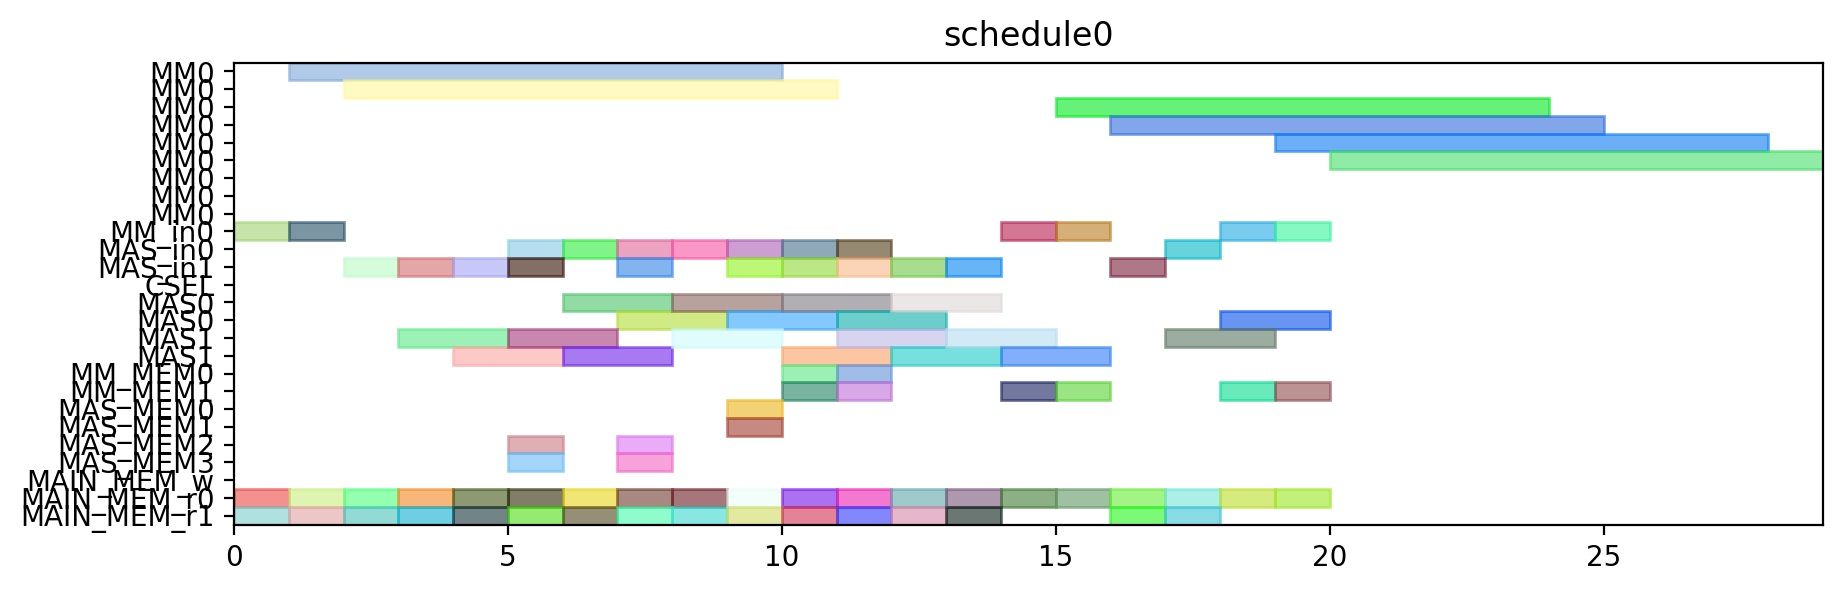

The script that drew this image:
from pyschedule import Scenario, solvers, plotters, alt


def solve():
	horizon = 120
	S = Scenario("schedule0", horizon=horizon)

	# resource
	MM = S.Resources('MM', num=1, size=9)
	MM_in = S.Resources('MM_in', num=1)
	MAS_in = S.Resources('MAS_in', num=2)
	CSEL = S.Resource('CSEL')
	MAS = S.Resources('MAS', num=2, size=2, periods=range(1, horizon))
	MM_MEM = S.Resources('MM_MEM', num=2)
	MAS_MEM = S.Resources('MAS_MEM', num=4)
	MAIN_MEM_w = S.Resource('MAIN_MEM_w', size=1)
	MAIN_MEM_r = S.Resources('MAIN_MEM_r', num=2)

	# result of previous scheduling

	# new tasks
	c_qinv_denom_inv0 = S.Task('c_qinv_denom_inv0', length=9, delay_cost=1)
	c_qinv_denom_inv0 += alt(MM)
	c_qinv_denom_inv0_in = S.Task('c_qinv_denom_inv0_in', length=1, delay_cost=1)
	c_qinv_denom_inv0_in += alt(MM_in)
	S += c_qinv_denom_inv0_in*MM_in[0]<=c_qinv_denom_inv0*MM[0]
	c_qinv_denom_inv0_mem0 = S.Task('c_qinv_denom_inv0_mem0', length=1, delay_cost=1)
	c_qinv_denom_inv0_mem0 += MAIN_MEM_r[0]
	S += c_qinv_denom_inv0_mem0 <= c_qinv_denom_inv0

	c_qinv_denom_inv0_mem1 = S.Task('c_qinv_denom_inv0_mem1', length=1, delay_cost=1)
	c_qinv_denom_inv0_mem1 += MAIN_MEM_r[1]
	S += c_qinv_denom_inv0_mem1 <= c_qinv_denom_inv0

	c_qinv_denom_inv1_ = S.Task('c_qinv_denom_inv1_', length=9, delay_cost=1)
	c_qinv_denom_inv1_ += alt(MM)
	c_qinv_denom_inv1__in = S.Task('c_qinv_denom_inv1__in', length=1, delay_cost=1)
	c_qinv_denom_inv1__in += alt(MM_in)
	S += c_qinv_denom_inv1__in*MM_in[0]<=c_qinv_denom_inv1_*MM[0]
	c_qinv_denom_inv1__mem0 = S.Task('c_qinv_denom_inv1__mem0', length=1, delay_cost=1)
	c_qinv_denom_inv1__mem0 += MAIN_MEM_r[0]
	S += c_qinv_denom_inv1__mem0 <= c_qinv_denom_inv1_

	c_qinv_denom_inv1__mem1 = S.Task('c_qinv_denom_inv1__mem1', length=1, delay_cost=1)
	c_qinv_denom_inv1__mem1 += MAIN_MEM_r[1]
	S += c_qinv_denom_inv1__mem1 <= c_qinv_denom_inv1_

	c_qinv0_t2 = S.Task('c_qinv0_t2', length=2, delay_cost=1)
	c_qinv0_t2 += alt(MAS)
	c_qinv0_t2_in = S.Task('c_qinv0_t2_in', length=1, delay_cost=1)
	c_qinv0_t2_in += alt(MAS_in)
	S += c_qinv0_t2_in*MAS_in[0]<=c_qinv0_t2*MAS[0]

	S += c_qinv0_t2_in*MAS_in[1]<=c_qinv0_t2*MAS[1]

	c_qinv0_t2_mem0 = S.Task('c_qinv0_t2_mem0', length=1, delay_cost=1)
	c_qinv0_t2_mem0 += MAIN_MEM_r[0]
	S += c_qinv0_t2_mem0 <= c_qinv0_t2

	c_qinv0_t2_mem1 = S.Task('c_qinv0_t2_mem1', length=1, delay_cost=1)
	c_qinv0_t2_mem1 += MAIN_MEM_r[1]
	S += c_qinv0_t2_mem1 <= c_qinv0_t2

	c_qinv1__t2 = S.Task('c_qinv1__t2', length=2, delay_cost=1)
	c_qinv1__t2 += alt(MAS)
	c_qinv1__t2_in = S.Task('c_qinv1__t2_in', length=1, delay_cost=1)
	c_qinv1__t2_in += alt(MAS_in)
	S += c_qinv1__t2_in*MAS_in[0]<=c_qinv1__t2*MAS[0]

	S += c_qinv1__t2_in*MAS_in[1]<=c_qinv1__t2*MAS[1]

	c_qinv1__t2_mem0 = S.Task('c_qinv1__t2_mem0', length=1, delay_cost=1)
	c_qinv1__t2_mem0 += MAIN_MEM_r[0]
	S += c_qinv1__t2_mem0 <= c_qinv1__t2

	c_qinv1__t2_mem1 = S.Task('c_qinv1__t2_mem1', length=1, delay_cost=1)
	c_qinv1__t2_mem1 += MAIN_MEM_r[1]
	S += c_qinv1__t2_mem1 <= c_qinv1__t2

	c0_t0_t2 = S.Task('c0_t0_t2', length=2, delay_cost=1)
	c0_t0_t2 += alt(MAS)
	c0_t0_t2_in = S.Task('c0_t0_t2_in', length=1, delay_cost=1)
	c0_t0_t2_in += alt(MAS_in)
	S += c0_t0_t2_in*MAS_in[0]<=c0_t0_t2*MAS[0]

	S += c0_t0_t2_in*MAS_in[1]<=c0_t0_t2*MAS[1]

	c0_t0_t2_mem0 = S.Task('c0_t0_t2_mem0', length=1, delay_cost=1)
	c0_t0_t2_mem0 += MAIN_MEM_r[0]
	S += c0_t0_t2_mem0 <= c0_t0_t2

	c0_t0_t2_mem1 = S.Task('c0_t0_t2_mem1', length=1, delay_cost=1)
	c0_t0_t2_mem1 += MAIN_MEM_r[1]
	S += c0_t0_t2_mem1 <= c0_t0_t2

	c0_t1_t2 = S.Task('c0_t1_t2', length=2, delay_cost=1)
	c0_t1_t2 += alt(MAS)
	c0_t1_t2_in = S.Task('c0_t1_t2_in', length=1, delay_cost=1)
	c0_t1_t2_in += alt(MAS_in)
	S += c0_t1_t2_in*MAS_in[0]<=c0_t1_t2*MAS[0]

	S += c0_t1_t2_in*MAS_in[1]<=c0_t1_t2*MAS[1]

	c0_t1_t2_mem0 = S.Task('c0_t1_t2_mem0', length=1, delay_cost=1)
	c0_t1_t2_mem0 += MAIN_MEM_r[0]
	S += c0_t1_t2_mem0 <= c0_t1_t2

	c0_t1_t2_mem1 = S.Task('c0_t1_t2_mem1', length=1, delay_cost=1)
	c0_t1_t2_mem1 += MAIN_MEM_r[1]
	S += c0_t1_t2_mem1 <= c0_t1_t2

	c0_t20 = S.Task('c0_t20', length=2, delay_cost=1)
	c0_t20 += alt(MAS)
	c0_t20_in = S.Task('c0_t20_in', length=1, delay_cost=1)
	c0_t20_in += alt(MAS_in)
	S += c0_t20_in*MAS_in[0]<=c0_t20*MAS[0]

	S += c0_t20_in*MAS_in[1]<=c0_t20*MAS[1]

	c0_t20_mem0 = S.Task('c0_t20_mem0', length=1, delay_cost=1)
	c0_t20_mem0 += MAIN_MEM_r[0]
	S += c0_t20_mem0 <= c0_t20

	c0_t20_mem1 = S.Task('c0_t20_mem1', length=1, delay_cost=1)
	c0_t20_mem1 += MAIN_MEM_r[1]
	S += c0_t20_mem1 <= c0_t20

	c0_t21 = S.Task('c0_t21', length=2, delay_cost=1)
	c0_t21 += alt(MAS)
	c0_t21_in = S.Task('c0_t21_in', length=1, delay_cost=1)
	c0_t21_in += alt(MAS_in)
	S += c0_t21_in*MAS_in[0]<=c0_t21*MAS[0]

	S += c0_t21_in*MAS_in[1]<=c0_t21*MAS[1]

	c0_t21_mem0 = S.Task('c0_t21_mem0', length=1, delay_cost=1)
	c0_t21_mem0 += MAIN_MEM_r[0]
	S += c0_t21_mem0 <= c0_t21

	c0_t21_mem1 = S.Task('c0_t21_mem1', length=1, delay_cost=1)
	c0_t21_mem1 += MAIN_MEM_r[1]
	S += c0_t21_mem1 <= c0_t21

	c1_t0_t2 = S.Task('c1_t0_t2', length=2, delay_cost=1)
	c1_t0_t2 += alt(MAS)
	c1_t0_t2_in = S.Task('c1_t0_t2_in', length=1, delay_cost=1)
	c1_t0_t2_in += alt(MAS_in)
	S += c1_t0_t2_in*MAS_in[0]<=c1_t0_t2*MAS[0]

	S += c1_t0_t2_in*MAS_in[1]<=c1_t0_t2*MAS[1]

	c1_t0_t2_mem0 = S.Task('c1_t0_t2_mem0', length=1, delay_cost=1)
	c1_t0_t2_mem0 += MAIN_MEM_r[0]
	S += c1_t0_t2_mem0 <= c1_t0_t2

	c1_t0_t2_mem1 = S.Task('c1_t0_t2_mem1', length=1, delay_cost=1)
	c1_t0_t2_mem1 += MAIN_MEM_r[1]
	S += c1_t0_t2_mem1 <= c1_t0_t2

	c1_t1_t2 = S.Task('c1_t1_t2', length=2, delay_cost=1)
	c1_t1_t2 += alt(MAS)
	c1_t1_t2_in = S.Task('c1_t1_t2_in', length=1, delay_cost=1)
	c1_t1_t2_in += alt(MAS_in)
	S += c1_t1_t2_in*MAS_in[0]<=c1_t1_t2*MAS[0]

	S += c1_t1_t2_in*MAS_in[1]<=c1_t1_t2*MAS[1]

	c1_t1_t2_mem0 = S.Task('c1_t1_t2_mem0', length=1, delay_cost=1)
	c1_t1_t2_mem0 += MAIN_MEM_r[0]
	S += c1_t1_t2_mem0 <= c1_t1_t2

	c1_t1_t2_mem1 = S.Task('c1_t1_t2_mem1', length=1, delay_cost=1)
	c1_t1_t2_mem1 += MAIN_MEM_r[1]
	S += c1_t1_t2_mem1 <= c1_t1_t2

	c1_t20 = S.Task('c1_t20', length=2, delay_cost=1)
	c1_t20 += alt(MAS)
	c1_t20_in = S.Task('c1_t20_in', length=1, delay_cost=1)
	c1_t20_in += alt(MAS_in)
	S += c1_t20_in*MAS_in[0]<=c1_t20*MAS[0]

	S += c1_t20_in*MAS_in[1]<=c1_t20*MAS[1]

	c1_t20_mem0 = S.Task('c1_t20_mem0', length=1, delay_cost=1)
	c1_t20_mem0 += MAIN_MEM_r[0]
	S += c1_t20_mem0 <= c1_t20

	c1_t20_mem1 = S.Task('c1_t20_mem1', length=1, delay_cost=1)
	c1_t20_mem1 += MAIN_MEM_r[1]
	S += c1_t20_mem1 <= c1_t20

	c1_t21 = S.Task('c1_t21', length=2, delay_cost=1)
	c1_t21 += alt(MAS)
	c1_t21_in = S.Task('c1_t21_in', length=1, delay_cost=1)
	c1_t21_in += alt(MAS_in)
	S += c1_t21_in*MAS_in[0]<=c1_t21*MAS[0]

	S += c1_t21_in*MAS_in[1]<=c1_t21*MAS[1]

	c1_t21_mem0 = S.Task('c1_t21_mem0', length=1, delay_cost=1)
	c1_t21_mem0 += MAIN_MEM_r[0]
	S += c1_t21_mem0 <= c1_t21

	c1_t21_mem1 = S.Task('c1_t21_mem1', length=1, delay_cost=1)
	c1_t21_mem1 += MAIN_MEM_r[1]
	S += c1_t21_mem1 <= c1_t21

	c2_t0_t2 = S.Task('c2_t0_t2', length=2, delay_cost=1)
	c2_t0_t2 += alt(MAS)
	c2_t0_t2_in = S.Task('c2_t0_t2_in', length=1, delay_cost=1)
	c2_t0_t2_in += alt(MAS_in)
	S += c2_t0_t2_in*MAS_in[0]<=c2_t0_t2*MAS[0]

	S += c2_t0_t2_in*MAS_in[1]<=c2_t0_t2*MAS[1]

	c2_t0_t2_mem0 = S.Task('c2_t0_t2_mem0', length=1, delay_cost=1)
	c2_t0_t2_mem0 += MAIN_MEM_r[0]
	S += c2_t0_t2_mem0 <= c2_t0_t2

	c2_t0_t2_mem1 = S.Task('c2_t0_t2_mem1', length=1, delay_cost=1)
	c2_t0_t2_mem1 += MAIN_MEM_r[1]
	S += c2_t0_t2_mem1 <= c2_t0_t2

	c2_t1_t2 = S.Task('c2_t1_t2', length=2, delay_cost=1)
	c2_t1_t2 += alt(MAS)
	c2_t1_t2_in = S.Task('c2_t1_t2_in', length=1, delay_cost=1)
	c2_t1_t2_in += alt(MAS_in)
	S += c2_t1_t2_in*MAS_in[0]<=c2_t1_t2*MAS[0]

	S += c2_t1_t2_in*MAS_in[1]<=c2_t1_t2*MAS[1]

	c2_t1_t2_mem0 = S.Task('c2_t1_t2_mem0', length=1, delay_cost=1)
	c2_t1_t2_mem0 += MAIN_MEM_r[0]
	S += c2_t1_t2_mem0 <= c2_t1_t2

	c2_t1_t2_mem1 = S.Task('c2_t1_t2_mem1', length=1, delay_cost=1)
	c2_t1_t2_mem1 += MAIN_MEM_r[1]
	S += c2_t1_t2_mem1 <= c2_t1_t2

	c2_t20 = S.Task('c2_t20', length=2, delay_cost=1)
	c2_t20 += alt(MAS)
	c2_t20_in = S.Task('c2_t20_in', length=1, delay_cost=1)
	c2_t20_in += alt(MAS_in)
	S += c2_t20_in*MAS_in[0]<=c2_t20*MAS[0]

	S += c2_t20_in*MAS_in[1]<=c2_t20*MAS[1]

	c2_t20_mem0 = S.Task('c2_t20_mem0', length=1, delay_cost=1)
	c2_t20_mem0 += MAIN_MEM_r[0]
	S += c2_t20_mem0 <= c2_t20

	c2_t20_mem1 = S.Task('c2_t20_mem1', length=1, delay_cost=1)
	c2_t20_mem1 += MAIN_MEM_r[1]
	S += c2_t20_mem1 <= c2_t20

	c2_t21 = S.Task('c2_t21', length=2, delay_cost=1)
	c2_t21 += alt(MAS)
	c2_t21_in = S.Task('c2_t21_in', length=1, delay_cost=1)
	c2_t21_in += alt(MAS_in)
	S += c2_t21_in*MAS_in[0]<=c2_t21*MAS[0]

	S += c2_t21_in*MAS_in[1]<=c2_t21*MAS[1]

	c2_t21_mem0 = S.Task('c2_t21_mem0', length=1, delay_cost=1)
	c2_t21_mem0 += MAIN_MEM_r[0]
	S += c2_t21_mem0 <= c2_t21

	c2_t21_mem1 = S.Task('c2_t21_mem1', length=1, delay_cost=1)
	c2_t21_mem1 += MAIN_MEM_r[1]
	S += c2_t21_mem1 <= c2_t21

	c_qinv0_t0 = S.Task('c_qinv0_t0', length=9, delay_cost=1)
	c_qinv0_t0 += alt(MM)
	c_qinv0_t0_in = S.Task('c_qinv0_t0_in', length=1, delay_cost=1)
	c_qinv0_t0_in += alt(MM_in)
	S += c_qinv0_t0_in*MM_in[0]<=c_qinv0_t0*MM[0]
	c_qinv0_t0_mem0 = S.Task('c_qinv0_t0_mem0', length=1, delay_cost=1)
	c_qinv0_t0_mem0 += MAIN_MEM_r[0]
	S += c_qinv0_t0_mem0 <= c_qinv0_t0

	c_qinv0_t0_mem1 = S.Task('c_qinv0_t0_mem1', length=1, delay_cost=1)
	c_qinv0_t0_mem1 += alt(MM_MEM)
	S += (c_qinv_denom_inv0*MM[0])-1 < c_qinv0_t0_mem1*MM_MEM[1]
	S += c_qinv0_t0_mem1 <= c_qinv0_t0

	c_qinv0_t1 = S.Task('c_qinv0_t1', length=9, delay_cost=1)
	c_qinv0_t1 += alt(MM)
	c_qinv0_t1_in = S.Task('c_qinv0_t1_in', length=1, delay_cost=1)
	c_qinv0_t1_in += alt(MM_in)
	S += c_qinv0_t1_in*MM_in[0]<=c_qinv0_t1*MM[0]
	c_qinv0_t1_mem0 = S.Task('c_qinv0_t1_mem0', length=1, delay_cost=1)
	c_qinv0_t1_mem0 += MAIN_MEM_r[0]
	S += c_qinv0_t1_mem0 <= c_qinv0_t1

	c_qinv0_t1_mem1 = S.Task('c_qinv0_t1_mem1', length=1, delay_cost=1)
	c_qinv0_t1_mem1 += alt(MM_MEM)
	S += (c_qinv_denom_inv1_*MM[0])-1 < c_qinv0_t1_mem1*MM_MEM[1]
	S += c_qinv0_t1_mem1 <= c_qinv0_t1

	c_qinv0_t3 = S.Task('c_qinv0_t3', length=2, delay_cost=1)
	c_qinv0_t3 += alt(MAS)
	c_qinv0_t3_in = S.Task('c_qinv0_t3_in', length=1, delay_cost=1)
	c_qinv0_t3_in += alt(MAS_in)
	S += c_qinv0_t3_in*MAS_in[0]<=c_qinv0_t3*MAS[0]

	S += c_qinv0_t3_in*MAS_in[1]<=c_qinv0_t3*MAS[1]

	c_qinv0_t3_mem0 = S.Task('c_qinv0_t3_mem0', length=1, delay_cost=1)
	c_qinv0_t3_mem0 += alt(MM_MEM)
	S += (c_qinv_denom_inv0*MM[0])-1 < c_qinv0_t3_mem0*MM_MEM[0]
	S += c_qinv0_t3_mem0 <= c_qinv0_t3

	c_qinv0_t3_mem1 = S.Task('c_qinv0_t3_mem1', length=1, delay_cost=1)
	c_qinv0_t3_mem1 += alt(MM_MEM)
	S += (c_qinv_denom_inv1_*MM[0])-1 < c_qinv0_t3_mem1*MM_MEM[1]
	S += c_qinv0_t3_mem1 <= c_qinv0_t3

	c_qinv1__t0 = S.Task('c_qinv1__t0', length=9, delay_cost=1)
	c_qinv1__t0 += alt(MM)
	c_qinv1__t0_in = S.Task('c_qinv1__t0_in', length=1, delay_cost=1)
	c_qinv1__t0_in += alt(MM_in)
	S += c_qinv1__t0_in*MM_in[0]<=c_qinv1__t0*MM[0]
	c_qinv1__t0_mem0 = S.Task('c_qinv1__t0_mem0', length=1, delay_cost=1)
	c_qinv1__t0_mem0 += MAIN_MEM_r[0]
	S += c_qinv1__t0_mem0 <= c_qinv1__t0

	c_qinv1__t0_mem1 = S.Task('c_qinv1__t0_mem1', length=1, delay_cost=1)
	c_qinv1__t0_mem1 += alt(MM_MEM)
	S += (c_qinv_denom_inv0*MM[0])-1 < c_qinv1__t0_mem1*MM_MEM[1]
	S += c_qinv1__t0_mem1 <= c_qinv1__t0

	c_qinv1__t1 = S.Task('c_qinv1__t1', length=9, delay_cost=1)
	c_qinv1__t1 += alt(MM)
	c_qinv1__t1_in = S.Task('c_qinv1__t1_in', length=1, delay_cost=1)
	c_qinv1__t1_in += alt(MM_in)
	S += c_qinv1__t1_in*MM_in[0]<=c_qinv1__t1*MM[0]
	c_qinv1__t1_mem0 = S.Task('c_qinv1__t1_mem0', length=1, delay_cost=1)
	c_qinv1__t1_mem0 += MAIN_MEM_r[0]
	S += c_qinv1__t1_mem0 <= c_qinv1__t1

	c_qinv1__t1_mem1 = S.Task('c_qinv1__t1_mem1', length=1, delay_cost=1)
	c_qinv1__t1_mem1 += alt(MM_MEM)
	S += (c_qinv_denom_inv1_*MM[0])-1 < c_qinv1__t1_mem1*MM_MEM[1]
	S += c_qinv1__t1_mem1 <= c_qinv1__t1

	c_qinv1__t3 = S.Task('c_qinv1__t3', length=2, delay_cost=1)
	c_qinv1__t3 += alt(MAS)
	c_qinv1__t3_in = S.Task('c_qinv1__t3_in', length=1, delay_cost=1)
	c_qinv1__t3_in += alt(MAS_in)
	S += c_qinv1__t3_in*MAS_in[0]<=c_qinv1__t3*MAS[0]

	S += c_qinv1__t3_in*MAS_in[1]<=c_qinv1__t3*MAS[1]

	c_qinv1__t3_mem0 = S.Task('c_qinv1__t3_mem0', length=1, delay_cost=1)
	c_qinv1__t3_mem0 += alt(MM_MEM)
	S += (c_qinv_denom_inv0*MM[0])-1 < c_qinv1__t3_mem0*MM_MEM[0]
	S += c_qinv1__t3_mem0 <= c_qinv1__t3

	c_qinv1__t3_mem1 = S.Task('c_qinv1__t3_mem1', length=1, delay_cost=1)
	c_qinv1__t3_mem1 += alt(MM_MEM)
	S += (c_qinv_denom_inv1_*MM[0])-1 < c_qinv1__t3_mem1*MM_MEM[1]
	S += c_qinv1__t3_mem1 <= c_qinv1__t3

	c0_t4_t2 = S.Task('c0_t4_t2', length=2, delay_cost=1)
	c0_t4_t2 += alt(MAS)
	c0_t4_t2_in = S.Task('c0_t4_t2_in', length=1, delay_cost=1)
	c0_t4_t2_in += alt(MAS_in)
	S += c0_t4_t2_in*MAS_in[0]<=c0_t4_t2*MAS[0]

	S += c0_t4_t2_in*MAS_in[1]<=c0_t4_t2*MAS[1]

	c0_t4_t2_mem0 = S.Task('c0_t4_t2_mem0', length=1, delay_cost=1)
	c0_t4_t2_mem0 += alt(MAS_MEM)
	S += (c0_t20*MAS[0])-1 < c0_t4_t2_mem0*MAS_MEM[0]
	S += (c0_t20*MAS[1])-1 < c0_t4_t2_mem0*MAS_MEM[2]
	S += c0_t4_t2_mem0 <= c0_t4_t2

	c0_t4_t2_mem1 = S.Task('c0_t4_t2_mem1', length=1, delay_cost=1)
	c0_t4_t2_mem1 += alt(MAS_MEM)
	S += (c0_t21*MAS[0])-1 < c0_t4_t2_mem1*MAS_MEM[1]
	S += (c0_t21*MAS[1])-1 < c0_t4_t2_mem1*MAS_MEM[3]
	S += c0_t4_t2_mem1 <= c0_t4_t2

	c1_t4_t2 = S.Task('c1_t4_t2', length=2, delay_cost=1)
	c1_t4_t2 += alt(MAS)
	c1_t4_t2_in = S.Task('c1_t4_t2_in', length=1, delay_cost=1)
	c1_t4_t2_in += alt(MAS_in)
	S += c1_t4_t2_in*MAS_in[0]<=c1_t4_t2*MAS[0]

	S += c1_t4_t2_in*MAS_in[1]<=c1_t4_t2*MAS[1]

	c1_t4_t2_mem0 = S.Task('c1_t4_t2_mem0', length=1, delay_cost=1)
	c1_t4_t2_mem0 += alt(MAS_MEM)
	S += (c1_t20*MAS[0])-1 < c1_t4_t2_mem0*MAS_MEM[0]
	S += (c1_t20*MAS[1])-1 < c1_t4_t2_mem0*MAS_MEM[2]
	S += c1_t4_t2_mem0 <= c1_t4_t2

	c1_t4_t2_mem1 = S.Task('c1_t4_t2_mem1', length=1, delay_cost=1)
	c1_t4_t2_mem1 += alt(MAS_MEM)
	S += (c1_t21*MAS[0])-1 < c1_t4_t2_mem1*MAS_MEM[1]
	S += (c1_t21*MAS[1])-1 < c1_t4_t2_mem1*MAS_MEM[3]
	S += c1_t4_t2_mem1 <= c1_t4_t2

	c2_t4_t2 = S.Task('c2_t4_t2', length=2, delay_cost=1)
	c2_t4_t2 += alt(MAS)
	c2_t4_t2_in = S.Task('c2_t4_t2_in', length=1, delay_cost=1)
	c2_t4_t2_in += alt(MAS_in)
	S += c2_t4_t2_in*MAS_in[0]<=c2_t4_t2*MAS[0]

	S += c2_t4_t2_in*MAS_in[1]<=c2_t4_t2*MAS[1]

	c2_t4_t2_mem0 = S.Task('c2_t4_t2_mem0', length=1, delay_cost=1)
	c2_t4_t2_mem0 += alt(MAS_MEM)
	S += (c2_t20*MAS[0])-1 < c2_t4_t2_mem0*MAS_MEM[0]
	S += (c2_t20*MAS[1])-1 < c2_t4_t2_mem0*MAS_MEM[2]
	S += c2_t4_t2_mem0 <= c2_t4_t2

	c2_t4_t2_mem1 = S.Task('c2_t4_t2_mem1', length=1, delay_cost=1)
	c2_t4_t2_mem1 += alt(MAS_MEM)
	S += (c2_t21*MAS[0])-1 < c2_t4_t2_mem1*MAS_MEM[1]
	S += (c2_t21*MAS[1])-1 < c2_t4_t2_mem1*MAS_MEM[3]
	S += c2_t4_t2_mem1 <= c2_t4_t2

	solvers.mip.solve(S,msg=1,kind='CPLEX',ratio_gap=1.01)

	solution = [['hoge']*len(S.solution()[1]) for i in range(len(S.solution()))]
	for i in range(len(S.solution())):
		for j in range(len(S.solution()[i])):
			solution[i][j]=str(S.solution()[i][j])
	print(solution)

	cycles = int(solution[-1][3])

	pic_file_name = "/mnt/rose/usr1/fukuda/ABE/multiRAM_multiMAS_16mux/scheduling_result/stage9MM1_stage2MAS2/FP12_INV_AFTER_FPINV/schedule0.png"
	if(S.solution() != []):
		plotters.matplotlib.plot(S,img_filename=pic_file_name, show_task_labels=False, fig_size=(cycles*0.25+3, 3))

	return solution
